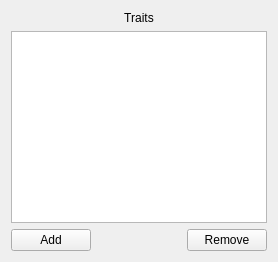
               <widget class="QWidget" name="page_5">
                <layout class="QVBoxLayout">
                 <item>
                  <widget class="QLabel" name="traitsEditLabel">
                   <property name="text">
                    <string>Traits</string>
                   </property>
                   <property name="alignment">
                    <set>Qt::AlignCenter</set>
                   </property>
                  </widget>
                 </item>
                 <item>
                  <widget class="QListWidget" name="traitsEditList"/>
                 </item>
                 <item>
                  <layout class="QHBoxLayout">
                   <item>
                    <widget class="QPushButton" name="traitsEditAdd">
                     <property name="text">
                      <string>Add</string>
                     </property>
                    </widget>
                   </item>
                   <item>
                    <spacer>
                     <property name="orientation">
                      <enum>Qt::Horizontal</enum>
                     </property>
                     <property name="sizeHint" stdset="0">
                      <size>
                       <width>40</width>
                       <height>20</height>
                      </size>
                     </property>
                    </spacer>
                   </item>
                   <item>
                    <widget class="QPushButton" name="traitsEditRemove">
                     <property name="text">
                      <string>Remove</string>
                     </property>
                    </widget>
                   </item>
                  </layout>
                 </item>
                </layout>
                <zorder>traitsEditList</zorder>
                <zorder>traitsEditLabel</zorder>
               </widget>
